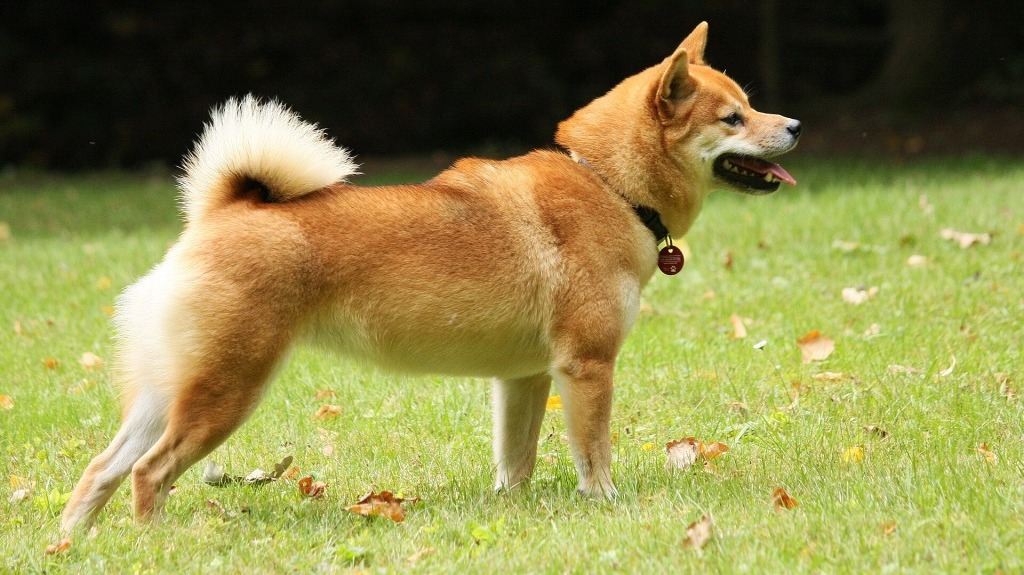
#> input picture part2/images/dog_1.jpg, 1024 x 575 px
$ python ex2b.py
#> lines starting #> are read from the running program, lines starting #| are printed output that depends on the picture; after the words box and inside, x2 and y2 are one past the last pixel; in counts of white or black regions, pixels touching at a corner belong together
#!/usr/bin/env python3
"""
Exercise 2b - Grass segmentation using the HSV color space.
"""

import cv2 as cv
import numpy as np


def show_mask(window_name: str, mask: np.ndarray) -> None:
    """Displays a binary mask, properly scaled to [0, 255] if boolean."""
    if mask.dtype == bool:
        cv.imshow(window_name, (mask.astype(np.uint8) * 255))
    else:
        cv.imshow(window_name, mask)


def main():
    print("SAVI Exercise 2b - HSV Grass Segmentation")

    # Read and downsample image for convenient viewing
    image = cv.imread("images/dog_1.jpg")
#> image is the input picture: shape (575, 1024, 3); mean B, G, R 75.6, 136.7, 141.4
    if image is None:
        print("Error: Could not load image 'images/dog_1.jpg'. Check the path.")
        return

    height, width = image.shape[:2]
#> height = 575; width = 1024
    image = cv.resize(image, (round(width / 2), round(height / 2)))
#> image: shape (288, 512, 3)
    cv.imshow("Original", image)

    # -------------------------------------------------------------
    # 1. Conversion to HSV color space and channel inspection
    # -------------------------------------------------------------
    hsv_image = cv.cvtColor(image, cv.COLOR_BGR2HSV)
#> hsv_image: shape (288, 512, 3); mean H, S, V 29.4, 126.7, 147.5

    # Split channels (H: 0-179 in OpenCV, S: 0-255, V: 0-255)
    h, s, v = cv.split(hsv_image)
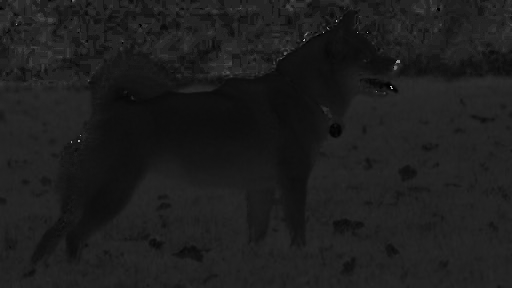
#> h: shape (288, 512); min 0, max 179, mean 29.4
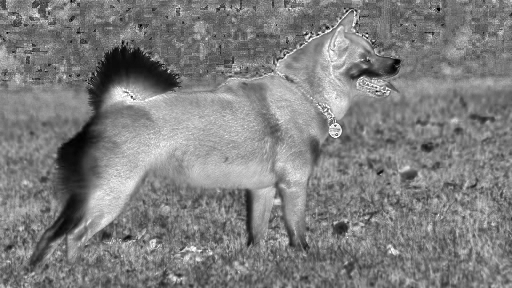
#> s: shape (288, 512); min 0, max 255, mean 126.7
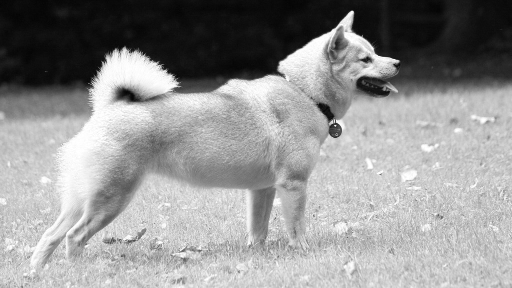
#> v: shape (288, 512); min 4, max 255, mean 147.5
    cv.imshow("H (Hue)", h)
    cv.imshow("S (Saturation)", s)
    cv.imshow("V (Value)", v)

    # -------------------------------------------------------------
    # 2. Segmenting grass using Hue (H) and Saturation (S)
    # -------------------------------------------------------------
    # Method A: Using OpenCV's cv.inRange (standard and fast)
    # Green grass in OpenCV typically spans Hue around 25-85 and moderate-to-high Saturation
    lower_grass = np.array([25, 40, 40], dtype=np.uint8)
    upper_grass = np.array([85, 255, 255], dtype=np.uint8)
    mask_grass = cv.inRange(hsv_image, lower_grass, upper_grass)
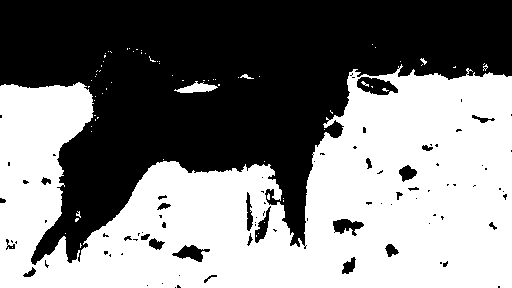
#> mask_grass: shape (288, 512); 50.7% white; 90 black regions (63 under 20 px), largest, box (x1, y1, x2, y2) and area: (0, 0, 512, 265) 69681, (357, 77, 398, 95) 468, (172, 245, 210, 262) 315

    show_mask("Grass Mask (inRange)", mask_grass)

    # Invert the grass mask to get the object (dog) candidate
    mask_dog = cv.bitwise_not(mask_grass)
    show_mask("Dog Candidate Mask", mask_dog)

    cv.waitKey(0)
    cv.destroyAllWindows()


if __name__ == "__main__":
    main()

$ run again, with part2/images/dog_3.jpg copied over part2/images/dog_1.jpg
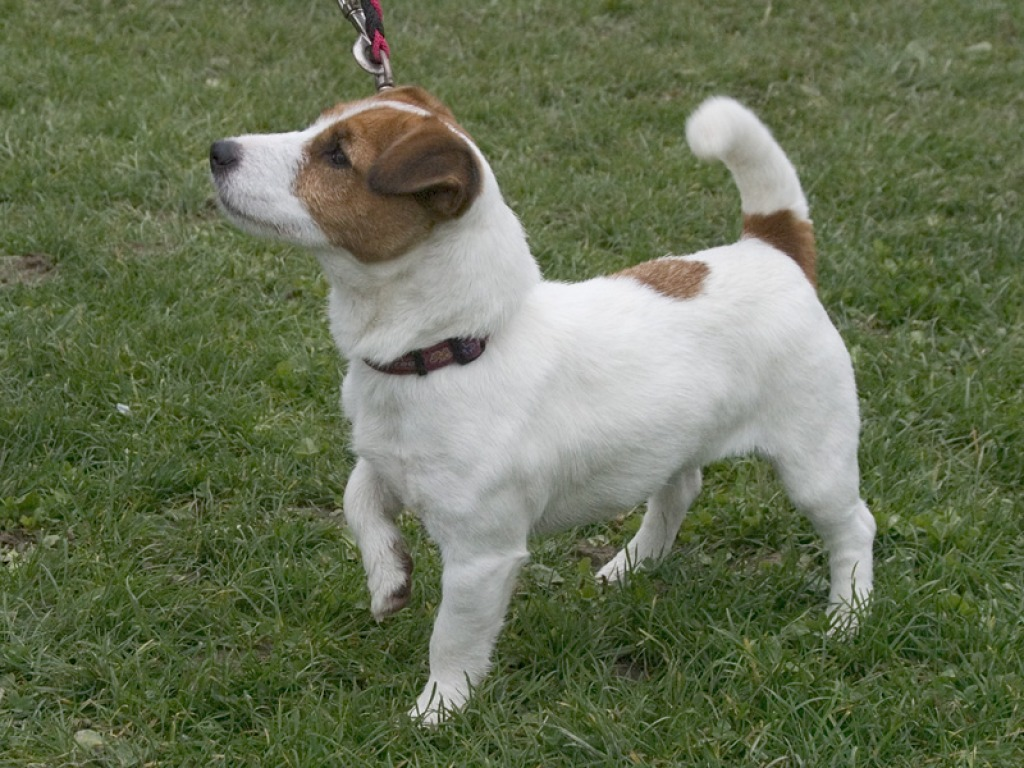
#> input picture part2/images/dog_3.jpg, 1024 x 768 px
#> in main, image is the input picture: shape (768, 1024, 3); mean B, G, R 84, 112.7, 103.2
#> image: shape (384, 512, 3)
#> hsv_image: shape (384, 512, 3); mean H, S, V 46.5, 82.7, 113.8
#> in main, `h, s, v = cv.split(hsv_image)`:
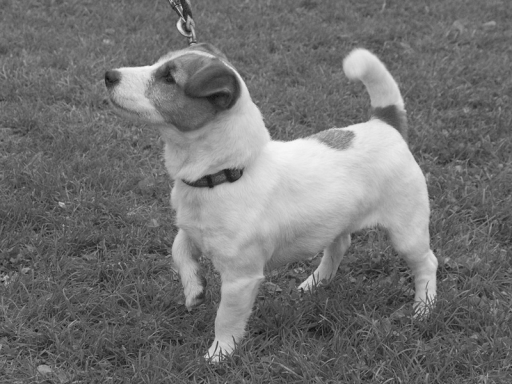
#> v: shape (384, 512); min 12, max 248, mean 113.8
#> in main, `mask_grass = cv.inRange(hsv_image, lower_grass, upper_grass)`:
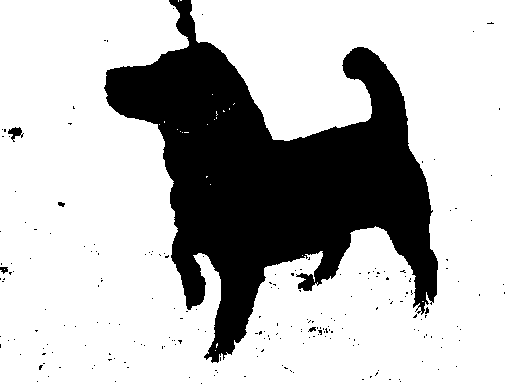
#> mask_grass: shape (384, 512); 73.7% white; 216 black regions (211 under 20 px), largest, box (x1, y1, x2, y2) and area: (104, 0, 438, 363) 50975, (8, 127, 24, 142) 113, (0, 267, 8, 274) 38, (58, 202, 65, 207) 25, (308, 327, 316, 332) 25

$ run again, with part2/images/modelo.png saved as part2/images/dog_1.jpg
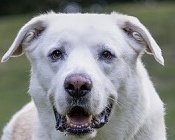
#> input picture part2/images/modelo.png, 175 x 140 px
#> in main, image is the input picture: shape (140, 175, 3); mean B, G, R 141.7, 141.4, 138.9
#> image: shape (70, 88, 3)
#> hsv_image: shape (70, 88, 3); mean H, S, V 90.8, 32.3, 148.2
#> in main, `h, s, v = cv.split(hsv_image)`:
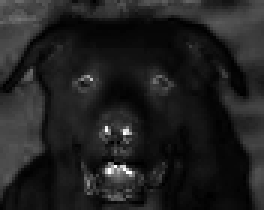
#> s: shape (70, 88) (shown 3 times larger); min 0, max 255, mean 32.3
#> in main, `mask_grass = cv.inRange(hsv_image, lower_grass, upper_grass)`:
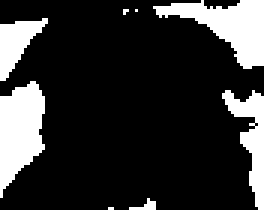
#> mask_grass: shape (70, 88) (shown 3 times larger); 19.5% white; 8 white regions (4 under 20 px), largest, box (x1, y1, x2, y2) and area: (0, 27, 15, 66) 394, (51, 0, 88, 23) 387, (74, 30, 88, 70) 230, (0, 6, 16, 27) 166
